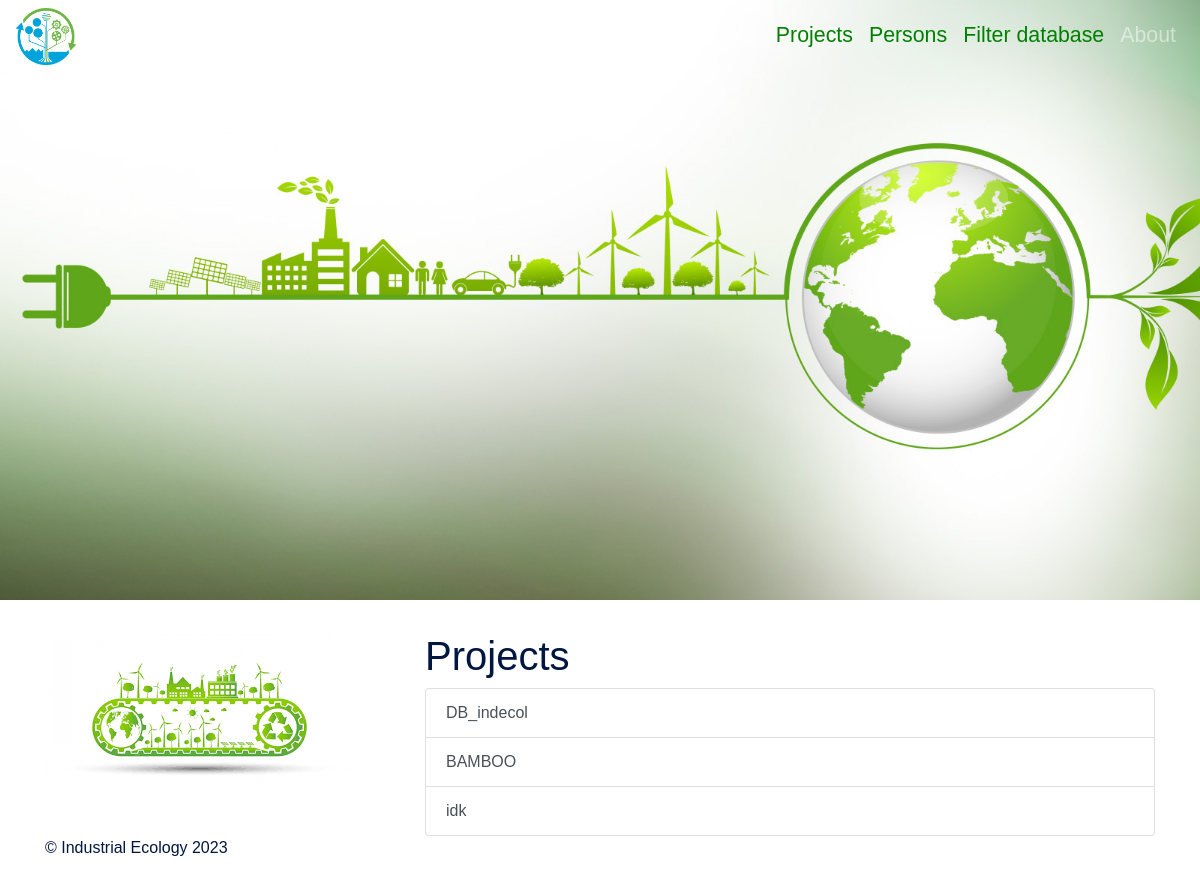
The app's page /projects/, older data.
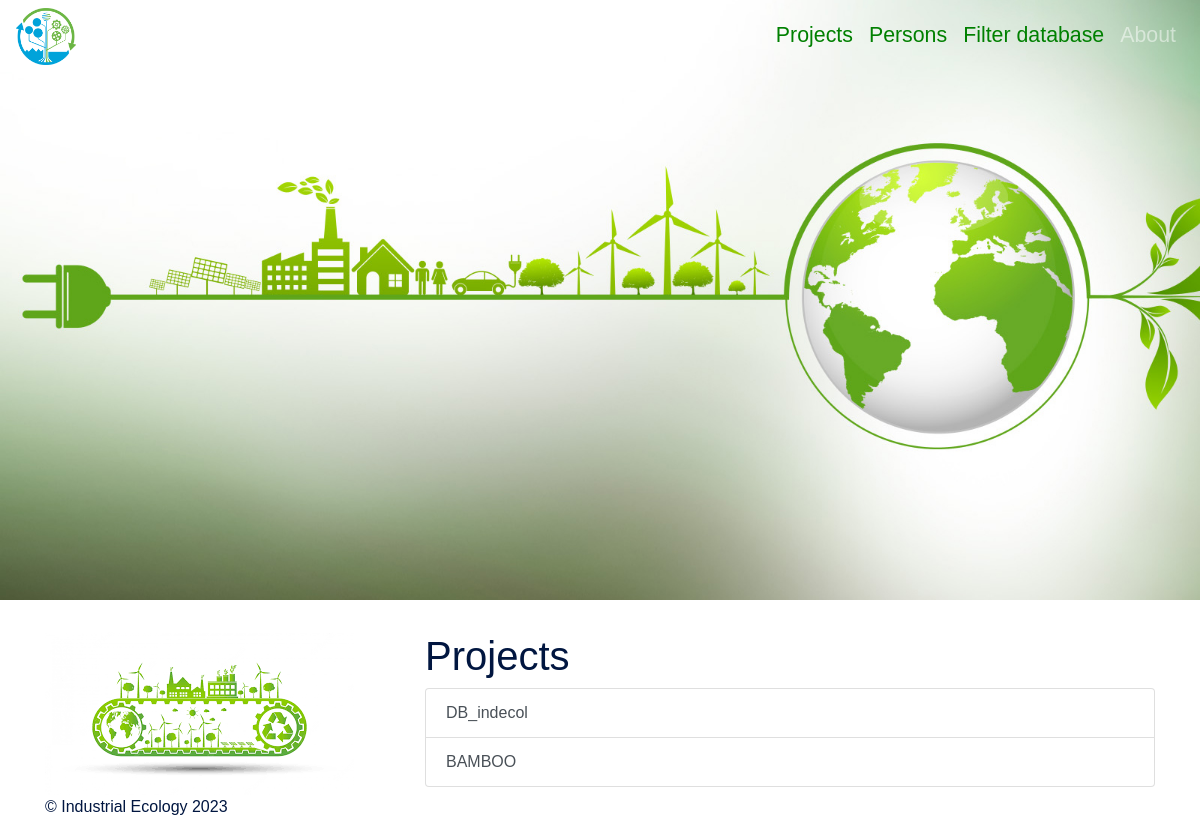
The same page, newer data.
### app_indecol/models.py (models this page shows)
class Project(models.Model):
    project_id = models.CharField(
        unique=True,
        null=False,
        blank=False,
        max_length=50
    )
    name= models.CharField(
        null=False,
        blank=False,
        max_length=200
    )
    description = models.TextField(
        null = False,
        blank= False,
        max_length=2000
    )
    start_date= models.DateField(
        null = False,
        blank=False
    )
    end_date= models.DateField(
        null=True,
        blank = True
    )
    keywords = models.CharField(max_length=100)
    methods = models.CharField(max_length=50)
    type = models.CharField(choices = project_type_choices,
                            max_length=50,
                            default='-')
    persons = models.ManyToManyField(
        Person,
        related_name='persons'
    )
    groups = models.ManyToManyField(
        Group,
        related_name='groups'
    )
    partners = models.ManyToManyField(
        Partner,
        related_name='partners'
    )
    ressources = models.ManyToManyField(
        Ressource, blank=True
    )
    def __str__(self):
        return self.project_id

### app_indecol/views.py (the view)
# urls.py: path('projects/', views.projects, name = 'projects'),
def projects(request):
    all_projects = models.Project.objects.all()
    return render(request,'projects.html',{'projects': all_projects})

### app_indecol/templates/projects.html (shortened to what this page needs)
{% extends 'base.html' %}
{%block content%}
<h1>Projects</h1>
<ul class = "list-group">
{%for project in projects%}
    <a class = "list-group-item list-group-item-action" href = " {% url 'project_details' project.id %}">
        {{project}}
    </a>
{%endfor%}
</ul>
{%endblock content%}

Row changes from the older to the newer data that the page shows:
removed Project: project "idk"
